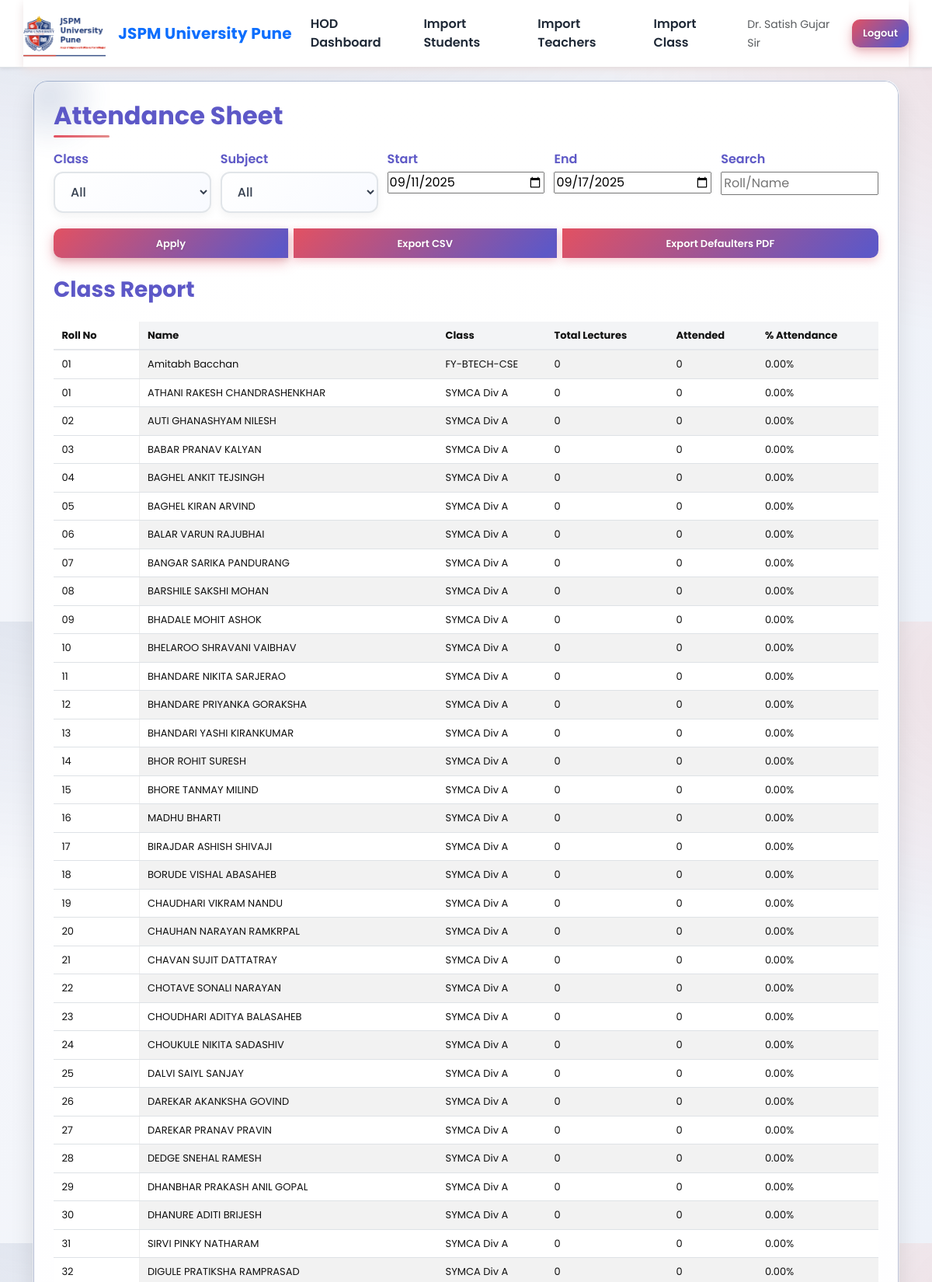
Page /sheet (signed in, upper part) on the committed database.
### tables this page shows
CREATE TABLE students (
	student_id INTEGER PRIMARY KEY AUTOINCREMENT,
	roll_no TEXT NOT NULL UNIQUE,
	name TEXT NOT NULL,
	class TEXT NOT NULL,
	semester INTEGER NOT NULL,
	password_hash TEXT NOT NULL
, prn TEXT);

### app.py (the view)
@app.route('/sheet')
def sheet_reports():
	db = get_db()
	class_name = request.args.get('class')
	subject = request.args.get('subject')
	search = request.args.get('search', '').strip()
	end = request.args.get('end')
	start = request.args.get('start')
	if not start or not end:
		end_date = datetime.now().date()
		start_date = end_date - timedelta(days=6)
		start = start_date.strftime('%Y-%m-%d')
		end = end_date.strftime('%Y-%m-%d')
	classes = [r['class'] for r in get_db().execute('SELECT DISTINCT class FROM students').fetchall()]
	subjects = [r['subject'] for r in get_db().execute('SELECT DISTINCT subject FROM teacher_assignments').fetchall()]
	query = 'SELECT * FROM students WHERE 1=1'
	params = []
	if class_name:
		query += ' AND class = ?'
		params.append(class_name)
	if search:
		query += ' AND (roll_no LIKE ? OR name LIKE ?)'
		params.extend([f'%{search}%', f'%{search}%'])
	query += ' ORDER BY roll_no'
	students = db.execute(query, params).fetchall()
	report = []
	for s in students:
		rows = db.execute('SELECT status FROM attendance WHERE student_id = ? AND date BETWEEN ? AND ?' + (' AND subject = ?' if subject else ''),
						 ([s['student_id'], start, end] + ([subject] if subject else []))).fetchall()
		total = len(rows)
		attended = sum(1 for r in rows if r['status'] == 'Present')
		percent = (attended / total * 100) if total > 0 else 0.0
		report.append({'roll_no': s['roll_no'], 'name': s['name'], 'class': s['class'], 'total': total, 'attended': attended, 'percent': round(percent, 2)})
	defaulters = [r for r in report if r['percent'] < 75.0]
	return render_template('admin_reports.html', report=report, defaulters=defaulters, classes=classes, subjects=subjects, class_name=class_name, subject=subject, search=search, start=start, end=end, page_title='Attendance Sheet', is_sheet=True)

### app.py (called while the page is built)
def short_roll(roll: str) -> str:
	if not roll:
		return ''
	m = re.search(r'(\d{2})$', str(roll))
	return m.group(1) if m else str(roll)[-2:]

def get_db():
	if 'db' not in g:
		g.db = sqlite3.connect(DATABASE)
		g.db.row_factory = sqlite3.Row
		g.db.execute('PRAGMA foreign_keys = ON')
	return g.db

### templates/admin_reports.html (shortened to what this page needs)
{% extends 'base.html' %}
{% block content %}
<section class="card">
	<h2>{{ page_title or 'Admin Reports' }}</h2>
	<form method="get" class="filters" action="{{ url_for('sheet_reports') if is_sheet else url_for('admin_reports') }}">
		<label>Class
			<select name="class">
				<option value="">All</option>
			</select>
		</label>
		<label>Subject
			<select name="subject">
				<option value="">All</option>
			</select>
		</label>
		<label>Start <input type="date" name="start" value="{{ start }}" /></label>
		<label>End <input type="date" name="end" value="{{ end }}" /></label>
		<label>Search <input type="text" name="search" value="{{ search }}" placeholder="Roll/Name" /></label>
		<div class="btn-group">
			<button type="submit" class="btn btn-sm">Apply</button>
			{% if is_sheet %}
				<a class="btn btn-export-csv" href="{{ url_for('sheet_export_csv', class=class_name, subject=subject, start=start, end=end) }}">Export CSV</a>
				<a class="btn btn-export-pdf" href="{{ url_for('sheet_export_pdf', start=start, end=end) }}">Export Defaulters PDF</a>
			{% endif %}
		</div>
	</form>
	<h3>Class Report</h3>
	<div class="table-responsive">
	<table class="table table-striped table-hover table-sticky-first">
		<thead>
			<tr>
				<th class="col-roll">Roll No</th>
				<th class="col-name">Name</th>
				<th class="col-class">Class</th>
				<th>Total Lectures</th>
				<th>Attended</th>
				<th>% Attendance</th>
			</tr>
		</thead>
		<tbody>
			{% for r in report %}
			<tr class="{% if r.percent < 50 %}danger-strong{% elif r.percent < 75 %}warn{% endif %}">
				<td class="col-roll">{{ r.roll_no|short_roll }}</td>
				<td class="col-name">{{ r.name }}</td>
				<td class="col-class">{{ r.class }}</td>
				<td>{{ r.total }}</td>
				<td>{{ r.attended }}</td>
				<td>{{ '%.2f'|format(r.percent) }}%</td>
			</tr>
			{% endfor %}
		</tbody>
	</table>
	</div>
</section>
{% endblock %}

### rows in the picture
students: roll_no|short_roll "01", name "Amitabh Bacchan", class "FY-BTECH-CSE", total "0", attended "0", percent "0.00"
students: roll_no|short_roll "01", name "ATHANI RAKESH CHANDRASHENKHAR", class "SYMCA Div A", total "0", attended "0", percent "0.00"
students: roll_no|short_roll "02", name "AUTI GHANASHYAM NILESH", class "SYMCA Div A", total "0", attended "0", percent "0.00"
students: roll_no|short_roll "03", name "BABAR PRANAV KALYAN", class "SYMCA Div A", total "0", attended "0", percent "0.00"
students: roll_no|short_roll "04", name "BAGHEL ANKIT TEJSINGH", class "SYMCA Div A", total "0", attended "0", percent "0.00"
students: roll_no|short_roll "05", name "BAGHEL KIRAN ARVIND", class "SYMCA Div A", total "0", attended "0", percent "0.00"
students: roll_no|short_roll "06", name "BALAR VARUN RAJUBHAI", class "SYMCA Div A", total "0", attended "0", percent "0.00"
students: roll_no|short_roll "07", name "BANGAR SARIKA PANDURANG", class "SYMCA Div A", total "0", attended "0", percent "0.00"
students: roll_no|short_roll "08", name "BARSHILE SAKSHI MOHAN", class "SYMCA Div A", total "0", attended "0", percent "0.00"
students: roll_no|short_roll "09", name "BHADALE MOHIT ASHOK", class "SYMCA Div A", total "0", attended "0", percent "0.00"
students: roll_no|short_roll "10", name "BHELAROO SHRAVANI VAIBHAV", class "SYMCA Div A", total "0", attended "0", percent "0.00"
students: roll_no|short_roll "11", name "BHANDARE NIKITA SARJERAO", class "SYMCA Div A", total "0", attended "0", percent "0.00"
students: roll_no|short_roll "12", name "BHANDARE PRIYANKA GORAKSHA", class "SYMCA Div A", total "0", attended "0", percent "0.00"
students: roll_no|short_roll "13", name "BHANDARI YASHI KIRANKUMAR", class "SYMCA Div A", total "0", attended "0", percent "0.00"
students: roll_no|short_roll "14", name "BHOR ROHIT SURESH", class "SYMCA Div A", total "0", attended "0", percent "0.00"
students: roll_no|short_roll "15", name "BHORE TANMAY MILIND", class "SYMCA Div A", total "0", attended "0", percent "0.00"
students: roll_no|short_roll "16", name "MADHU BHARTI", class "SYMCA Div A", total "0", attended "0", percent "0.00"
students: roll_no|short_roll "17", name "BIRAJDAR ASHISH SHIVAJI", class "SYMCA Div A", total "0", attended "0", percent "0.00"
students: roll_no|short_roll "18", name "BORUDE VISHAL ABASAHEB", class "SYMCA Div A", total "0", attended "0", percent "0.00"
students: roll_no|short_roll "19", name "CHAUDHARI VIKRAM NANDU", class "SYMCA Div A", total "0", attended "0", percent "0.00"
students: roll_no|short_roll "20", name "CHAUHAN NARAYAN RAMKRPAL", class "SYMCA Div A", total "0", attended "0", percent "0.00"
students: roll_no|short_roll "21", name "CHAVAN SUJIT DATTATRAY", class "SYMCA Div A", total "0", attended "0", percent "0.00"
students: roll_no|short_roll "22", name "CHOTAVE SONALI NARAYAN", class "SYMCA Div A", total "0", attended "0", percent "0.00"
students: roll_no|short_roll "23", name "CHOUDHARI ADITYA BALASAHEB", class "SYMCA Div A", total "0", attended "0", percent "0.00"
students: roll_no|short_roll "24", name "CHOUKULE NIKITA SADASHIV", class "SYMCA Div A", total "0", attended "0", percent "0.00"
students: roll_no|short_roll "25", name "DALVI SAIYL SANJAY", class "SYMCA Div A", total "0", attended "0", percent "0.00"
students: roll_no|short_roll "26", name "DAREKAR AKANKSHA GOVIND", class "SYMCA Div A", total "0", attended "0", percent "0.00"
students: roll_no|short_roll "27", name "DAREKAR PRANAV PRAVIN", class "SYMCA Div A", total "0", attended "0", percent "0.00"
students: roll_no|short_roll "28", name "DEDGE SNEHAL RAMESH", class "SYMCA Div A", total "0", attended "0", percent "0.00"
students: roll_no|short_roll "29", name "DHANBHAR PRAKASH ANIL GOPAL", class "SYMCA Div A", total "0", attended "0", percent "0.00"
students: roll_no|short_roll "30", name "DHANURE ADITI BRIJESH", class "SYMCA Div A", total "0", attended "0", percent "0.00"
students: roll_no|short_roll "31", name "SIRVI PINKY NATHARAM", class "SYMCA Div A", total "0", attended "0", percent "0.00"
students: roll_no|short_roll "32", name "DIGULE PRATIKSHA RAMPRASAD", class "SYMCA Div A", total "0", attended "0", percent "0.00"

### other values in the picture
{{ session['user']['name'] }} "Dr. Satish Gujar Sir"
{{ page_title or 'Admin Reports' }} "Attendance Sheet"
